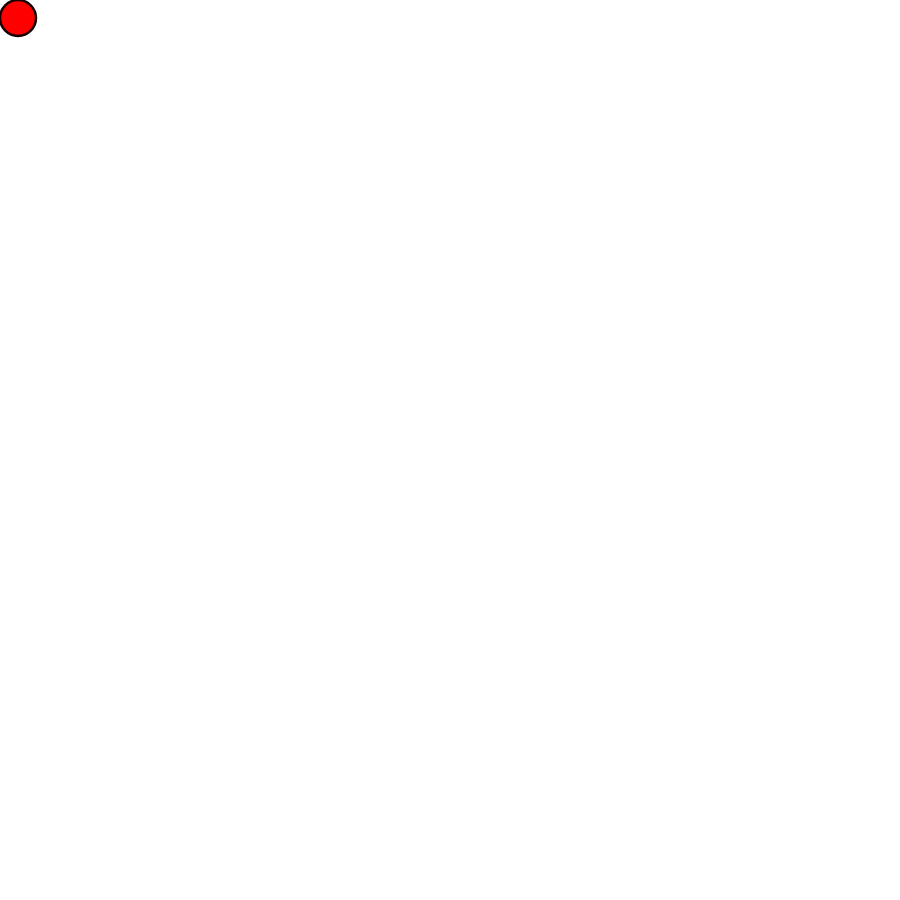
Frame 1 (no input)
Frame 60 (no input): identical to frame 1, image omitted
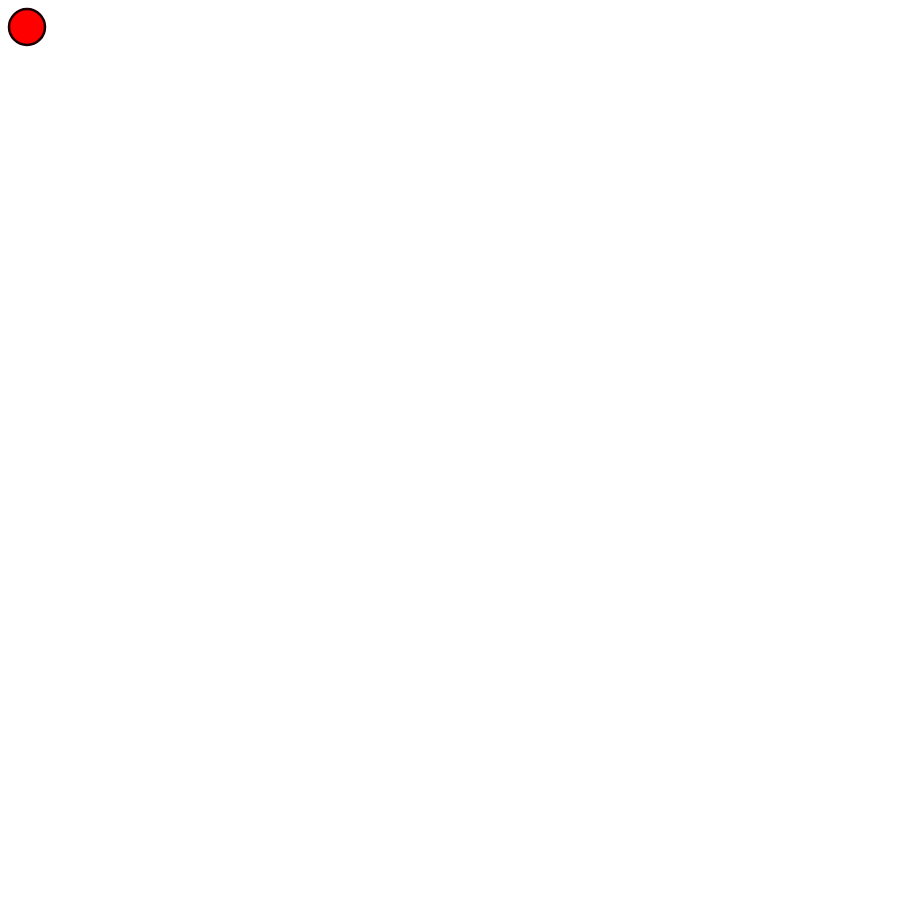
Frame 120 (the mouse pressed at the canvas centre since frame 60)

The p5.js sketch that drew these frames (run headless with seeded random() and noise() and a simulated clock; from frame 60 on, the mouse is pressed at the canvas centre):

// p5.js sketch
// ── sketch.js
var ball, center
var side = Math.min(window.innerWidth, window.innerHeight) * 0.9

function setup() {
    colorMode(HSB)
    
    createCanvas(side, side)
    center = createVector(side * 0.5, side * 0.5)
    
    const r = side * 0.02
    ball = new Ball(createVector(r, r), r)
}

function draw() {
    clear()
    
    ball.update()
    ball.render()
}
// ── Ball.js
class Ball {
    reset() {
        this.pos = this.initPos.copy()
        this.vel = createVector(0, 0)
        this.acc = createVector(0, 0)
    }
    constructor(pos = createVector(0, 0), r = 10) {
        this.initPos = pos.copy()
        this.r = r
        this.frictionCoeff = 0.5
        this.reset()
    }
    bounce() {
        if(this.pos.x > side - this.r) {
            this.vel.x *= -1 * this.frictionCoeff
            this.pos.x = side - this.r
        } else if(this.pos.x < this.r) {
            this.vel.x *= -1 * this.frictionCoeff
            this.pos.x = this.r
        }
        if(this.pos.y > side - this.r) {
            this.vel.y *= -1 * this.frictionCoeff
            this.pos.y = side - this.r
        } else if(this.pos.y < this.r) {
            this.vel.y *= -1 * this.frictionCoeff
            this.pos.y = this.r
        }
    }
    wrap() {
        if(this.pos.x > side - this.r) {
            this.pos.x = this.r
        } else if(this.pos.x < this.r) {
            this.pos.x = side - this.r
        }
        if(this.pos.y > side - this.r) {
            this.pos.y = this.r
        } else if(this.pos.y < this.r) {
            this.pos.y = side - this.r
        }
    }
    update() {
        var mouse = createVector(mouseX, mouseY)
        this.acc = p5.Vector.sub(mouse, center)
        this.acc.mult(0.001)
        this.vel = this.vel.add(this.acc)
        this.vel.limit(10)
        this.pos = this.pos.add(this.vel)
        this.bounce()
        // this.wrap()
    }
    render() {
        fill(0, 100, 100)
        strokeWeight(2.5)
        stroke(0, 100, 10)
        ellipse(this.pos.x, this.pos.y, this.r * 2)
    }
}
